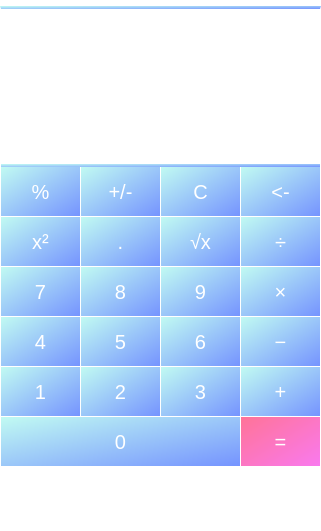
<?xml version="1.0" encoding="UTF-8"?>
<ui version="4.0">
 <class>Calculator</class>
 <widget class="QMainWindow" name="Calculator">
  <property name="enabled">
   <bool>true</bool>
  </property>
  <property name="geometry">
   <rect>
    <x>0</x>
    <y>0</y>
    <width>321</width>
    <height>531</height>
   </rect>
  </property>
  <property name="minimumSize">
   <size>
    <width>0</width>
    <height>0</height>
   </size>
  </property>
  <property name="maximumSize">
   <size>
    <width>321</width>
    <height>531</height>
   </size>
  </property>
  <property name="baseSize">
   <size>
    <width>321</width>
    <height>531</height>
   </size>
  </property>
  <property name="font">
   <font>
    <pointsize>-1</pointsize>
   </font>
  </property>
  <property name="windowTitle">
   <string>Calculator</string>
  </property>
  <property name="autoFillBackground">
   <bool>false</bool>
  </property>
  <property name="styleSheet">
   <string notr="true">background: #ffffff;
border: 1px solid #ffffff;
font-size: 20px;</string>
  </property>
  <widget class="QWidget" name="centralwidget">
   <widget class="QPushButton" name="pushButton_1">
    <property name="geometry">
     <rect>
      <x>0</x>
      <y>360</y>
      <width>81</width>
      <height>51</height>
     </rect>
    </property>
    <property name="font">
     <font>
      <pointsize>-1</pointsize>
     </font>
    </property>
    <property name="styleSheet">
     <string notr="true">color: white;
background: qlineargradient(spread:pad, x1:0, y1:0, x2:1, y2:1, stop:0 rgba(194, 252, 242, 255), stop:1 rgba(116, 146, 255, 255));
</string>
    </property>
    <property name="text">
     <string>1</string>
    </property>
   </widget>
   <widget class="QPushButton" name="pushButton_2">
    <property name="geometry">
     <rect>
      <x>80</x>
      <y>360</y>
      <width>81</width>
      <height>51</height>
     </rect>
    </property>
    <property name="font">
     <font>
      <pointsize>-1</pointsize>
     </font>
    </property>
    <property name="styleSheet">
     <string notr="true">color: white;
background: qlineargradient(spread:pad, x1:0, y1:0, x2:1, y2:1, stop:0 rgba(194, 252, 242, 255), stop:1 rgba(116, 146, 255, 255));
</string>
    </property>
    <property name="text">
     <string>2</string>
    </property>
   </widget>
   <widget class="QPushButton" name="pushButton_3">
    <property name="geometry">
     <rect>
      <x>160</x>
      <y>360</y>
      <width>81</width>
      <height>51</height>
     </rect>
    </property>
    <property name="font">
     <font>
      <pointsize>-1</pointsize>
     </font>
    </property>
    <property name="styleSheet">
     <string notr="true">color: white;
background: qlineargradient(spread:pad, x1:0, y1:0, x2:1, y2:1, stop:0 rgba(194, 252, 242, 255), stop:1 rgba(116, 146, 255, 255));
</string>
    </property>
    <property name="text">
     <string>3</string>
    </property>
   </widget>
   <widget class="QPushButton" name="pushButton_4">
    <property name="geometry">
     <rect>
      <x>0</x>
      <y>310</y>
      <width>81</width>
      <height>51</height>
     </rect>
    </property>
    <property name="font">
     <font>
      <pointsize>-1</pointsize>
     </font>
    </property>
    <property name="styleSheet">
     <string notr="true">color: white;
background: qlineargradient(spread:pad, x1:0, y1:0, x2:1, y2:1, stop:0 rgba(194, 252, 242, 255), stop:1 rgba(116, 146, 255, 255));
</string>
    </property>
    <property name="text">
     <string>4</string>
    </property>
   </widget>
   <widget class="QPushButton" name="pushButton_5">
    <property name="geometry">
     <rect>
      <x>80</x>
      <y>310</y>
      <width>81</width>
      <height>51</height>
     </rect>
    </property>
    <property name="font">
     <font>
      <pointsize>-1</pointsize>
     </font>
    </property>
    <property name="styleSheet">
     <string notr="true">color: white;
background: qlineargradient(spread:pad, x1:0, y1:0, x2:1, y2:1, stop:0 rgba(194, 252, 242, 255), stop:1 rgba(116, 146, 255, 255));
</string>
    </property>
    <property name="text">
     <string>5</string>
    </property>
   </widget>
   <widget class="QPushButton" name="pushButton_6">
    <property name="geometry">
     <rect>
      <x>160</x>
      <y>310</y>
      <width>81</width>
      <height>51</height>
     </rect>
    </property>
    <property name="font">
     <font>
      <pointsize>-1</pointsize>
     </font>
    </property>
    <property name="styleSheet">
     <string notr="true">color: white;
background: qlineargradient(spread:pad, x1:0, y1:0, x2:1, y2:1, stop:0 rgba(194, 252, 242, 255), stop:1 rgba(116, 146, 255, 255));
</string>
    </property>
    <property name="text">
     <string>6</string>
    </property>
   </widget>
   <widget class="QPushButton" name="pushButton_7">
    <property name="geometry">
     <rect>
      <x>0</x>
      <y>260</y>
      <width>81</width>
      <height>51</height>
     </rect>
    </property>
    <property name="font">
     <font>
      <pointsize>-1</pointsize>
     </font>
    </property>
    <property name="styleSheet">
     <string notr="true">color: white;
background: qlineargradient(spread:pad, x1:0, y1:0, x2:1, y2:1, stop:0 rgba(194, 252, 242, 255), stop:1 rgba(116, 146, 255, 255));
</string>
    </property>
    <property name="text">
     <string>7</string>
    </property>
   </widget>
   <widget class="QPushButton" name="pushButton_8">
    <property name="geometry">
     <rect>
      <x>80</x>
      <y>260</y>
      <width>81</width>
      <height>51</height>
     </rect>
    </property>
    <property name="font">
     <font>
      <pointsize>-1</pointsize>
     </font>
    </property>
    <property name="styleSheet">
     <string notr="true">color: white;
background: qlineargradient(spread:pad, x1:0, y1:0, x2:1, y2:1, stop:0 rgba(194, 252, 242, 255), stop:1 rgba(116, 146, 255, 255));
</string>
    </property>
    <property name="text">
     <string>8</string>
    </property>
   </widget>
   <widget class="QPushButton" name="pushButton_9">
    <property name="geometry">
     <rect>
      <x>160</x>
      <y>260</y>
      <width>81</width>
      <height>51</height>
     </rect>
    </property>
    <property name="font">
     <font>
      <pointsize>-1</pointsize>
     </font>
    </property>
    <property name="styleSheet">
     <string notr="true">color: white;
background: qlineargradient(spread:pad, x1:0, y1:0, x2:1, y2:1, stop:0 rgba(194, 252, 242, 255), stop:1 rgba(116, 146, 255, 255));
</string>
    </property>
    <property name="text">
     <string>9</string>
    </property>
   </widget>
   <widget class="QPushButton" name="pushButton_xInCube">
    <property name="geometry">
     <rect>
      <x>0</x>
      <y>210</y>
      <width>81</width>
      <height>51</height>
     </rect>
    </property>
    <property name="styleSheet">
     <string notr="true">color: white;
background: qlineargradient(spread:pad, x1:0, y1:0, x2:1, y2:1, stop:0 rgba(194, 252, 242, 255), stop:1 rgba(116, 146, 255, 255));
</string>
    </property>
    <property name="text">
     <string>x²</string>
    </property>
   </widget>
   <widget class="QPushButton" name="pushButton_sqrtX">
    <property name="geometry">
     <rect>
      <x>160</x>
      <y>210</y>
      <width>81</width>
      <height>51</height>
     </rect>
    </property>
    <property name="styleSheet">
     <string notr="true">color: white;
background: qlineargradient(spread:pad, x1:0, y1:0, x2:1, y2:1, stop:0 rgba(194, 252, 242, 255), stop:1 rgba(116, 146, 255, 255));
</string>
    </property>
    <property name="text">
     <string>√x</string>
    </property>
   </widget>
   <widget class="QPushButton" name="pushButton_percent">
    <property name="geometry">
     <rect>
      <x>0</x>
      <y>160</y>
      <width>81</width>
      <height>51</height>
     </rect>
    </property>
    <property name="styleSheet">
     <string notr="true">color: white;
background: qlineargradient(spread:pad, x1:0, y1:0, x2:1, y2:1, stop:0 rgba(194, 252, 242, 255), stop:1 rgba(116, 146, 255, 255));
</string>
    </property>
    <property name="text">
     <string>%</string>
    </property>
   </widget>
   <widget class="QPushButton" name="pushButton_plus_minus">
    <property name="geometry">
     <rect>
      <x>80</x>
      <y>160</y>
      <width>81</width>
      <height>51</height>
     </rect>
    </property>
    <property name="styleSheet">
     <string notr="true">color: white;
background: qlineargradient(spread:pad, x1:0, y1:0, x2:1, y2:1, stop:0 rgba(194, 252, 242, 255), stop:1 rgba(116, 146, 255, 255));
</string>
    </property>
    <property name="text">
     <string>+/-</string>
    </property>
   </widget>
   <widget class="QPushButton" name="pushButton_clearAll">
    <property name="geometry">
     <rect>
      <x>160</x>
      <y>160</y>
      <width>81</width>
      <height>51</height>
     </rect>
    </property>
    <property name="styleSheet">
     <string notr="true">color: white;
background: qlineargradient(spread:pad, x1:0, y1:0, x2:1, y2:1, stop:0 rgba(194, 252, 242, 255), stop:1 rgba(116, 146, 255, 255));
</string>
    </property>
    <property name="text">
     <string>C</string>
    </property>
   </widget>
   <widget class="QPushButton" name="pushButton_division">
    <property name="geometry">
     <rect>
      <x>240</x>
      <y>210</y>
      <width>81</width>
      <height>51</height>
     </rect>
    </property>
    <property name="styleSheet">
     <string notr="true">color: white;
background: qlineargradient(spread:pad, x1:0, y1:0, x2:1, y2:1, stop:0 rgba(194, 252, 242, 255), stop:1 rgba(116, 146, 255, 255));
</string>
    </property>
    <property name="text">
     <string>÷</string>
    </property>
   </widget>
   <widget class="QPushButton" name="pushButton_multiplication">
    <property name="enabled">
     <bool>true</bool>
    </property>
    <property name="geometry">
     <rect>
      <x>240</x>
      <y>260</y>
      <width>81</width>
      <height>51</height>
     </rect>
    </property>
    <property name="font">
     <font>
      <pointsize>-1</pointsize>
     </font>
    </property>
    <property name="styleSheet">
     <string notr="true">color: white;
background: qlineargradient(spread:pad, x1:0, y1:0, x2:1, y2:1, stop:0 rgba(194, 252, 242, 255), stop:1 rgba(116, 146, 255, 255));
</string>
    </property>
    <property name="text">
     <string>×</string>
    </property>
   </widget>
   <widget class="QPushButton" name="pushButton_clearLast">
    <property name="geometry">
     <rect>
      <x>240</x>
      <y>160</y>
      <width>81</width>
      <height>51</height>
     </rect>
    </property>
    <property name="styleSheet">
     <string notr="true">color: white;
background: qlineargradient(spread:pad, x1:0, y1:0, x2:1, y2:1, stop:0 rgba(194, 252, 242, 255), stop:1 rgba(116, 146, 255, 255));
</string>
    </property>
    <property name="text">
     <string>&lt;-</string>
    </property>
   </widget>
   <widget class="QPushButton" name="pushButton_plus">
    <property name="geometry">
     <rect>
      <x>240</x>
      <y>360</y>
      <width>81</width>
      <height>51</height>
     </rect>
    </property>
    <property name="font">
     <font>
      <pointsize>-1</pointsize>
     </font>
    </property>
    <property name="styleSheet">
     <string notr="true">color: white;
background: qlineargradient(spread:pad, x1:0, y1:0, x2:1, y2:1, stop:0 rgba(194, 252, 242, 255), stop:1 rgba(116, 146, 255, 255));
</string>
    </property>
    <property name="text">
     <string>+</string>
    </property>
   </widget>
   <widget class="QPushButton" name="pushButton_minus">
    <property name="geometry">
     <rect>
      <x>240</x>
      <y>310</y>
      <width>81</width>
      <height>51</height>
     </rect>
    </property>
    <property name="font">
     <font>
      <pointsize>-1</pointsize>
     </font>
    </property>
    <property name="styleSheet">
     <string notr="true">color: white;
background: qlineargradient(spread:pad, x1:0, y1:0, x2:1, y2:1, stop:0 rgba(194, 252, 242, 255), stop:1 rgba(116, 146, 255, 255));
</string>
    </property>
    <property name="text">
     <string>−</string>
    </property>
   </widget>
   <widget class="QPushButton" name="pushButton_0">
    <property name="geometry">
     <rect>
      <x>0</x>
      <y>410</y>
      <width>241</width>
      <height>51</height>
     </rect>
    </property>
    <property name="font">
     <font>
      <pointsize>-1</pointsize>
     </font>
    </property>
    <property name="styleSheet">
     <string notr="true">color: white;
background: qlineargradient(spread:pad, x1:0, y1:0, x2:1, y2:1, stop:0 rgba(194, 252, 242, 255), stop:1 rgba(116, 146, 255, 255));
</string>
    </property>
    <property name="text">
     <string>0</string>
    </property>
   </widget>
   <widget class="QPushButton" name="pushButton_equalSign">
    <property name="geometry">
     <rect>
      <x>240</x>
      <y>410</y>
      <width>81</width>
      <height>51</height>
     </rect>
    </property>
    <property name="font">
     <font>
      <pointsize>-1</pointsize>
     </font>
    </property>
    <property name="styleSheet">
     <string notr="true">color: white;
background: qlineargradient(spread:pad, x1:0, y1:0, x2:1, y2:1, stop:0 rgba(255, 115, 150, 255), stop:1 rgba(249, 122, 240, 255));
</string>
    </property>
    <property name="text">
     <string>=</string>
    </property>
   </widget>
   <widget class="QPushButton" name="pushButton_dot">
    <property name="geometry">
     <rect>
      <x>80</x>
      <y>210</y>
      <width>81</width>
      <height>51</height>
     </rect>
    </property>
    <property name="font">
     <font>
      <pointsize>-1</pointsize>
     </font>
    </property>
    <property name="styleSheet">
     <string notr="true">color: white;
background: qlineargradient(spread:pad, x1:0, y1:0, x2:1, y2:1, stop:0 rgba(194, 252, 242, 255), stop:1 rgba(116, 146, 255, 255));
</string>
    </property>
    <property name="text">
     <string>.</string>
    </property>
   </widget>
   <widget class="QLabel" name="showResult">
    <property name="geometry">
     <rect>
      <x>0</x>
      <y>0</y>
      <width>321</width>
      <height>161</height>
     </rect>
    </property>
    <property name="styleSheet">
     <string notr="true">border-top: 3px solid qlineargradient(spread:pad, x1:0, y1:0, x2:1, y2:1, stop:0 rgba(194, 252, 242, 255), stop:1 rgba(116, 146, 255, 255));
border-bottom: 3px solid qlineargradient(spread:pad, x1:0, y1:0, x2:1, y2:1, stop:0 rgba(194, 252, 242, 255), stop:1 rgba(116, 146, 255, 255));
text-align: right;
font-size: 36px;</string>
    </property>
    <property name="text">
     <string/>
    </property>
   </widget>
   <widget class="QLabel" name="ShowInput">
    <property name="geometry">
     <rect>
      <x>0</x>
      <y>20</y>
      <width>321</width>
      <height>25</height>
     </rect>
    </property>
    <property name="maximumSize">
     <size>
      <width>16777215</width>
      <height>300</height>
     </size>
    </property>
    <property name="baseSize">
     <size>
      <width>0</width>
      <height>300</height>
     </size>
    </property>
    <property name="font">
     <font>
      <pointsize>-1</pointsize>
     </font>
    </property>
    <property name="styleSheet">
     <string notr="true">font-size: 16px; padding: 4px;</string>
    </property>
    <property name="text">
     <string/>
    </property>
   </widget>
  </widget>
  <widget class="QMenuBar" name="menubar">
   <property name="geometry">
    <rect>
     <x>0</x>
     <y>0</y>
     <width>321</width>
     <height>36</height>
    </rect>
   </property>
   <widget class="QMenu" name="menu">
    <property name="title">
     <string/>
    </property>
   </widget>
   <widget class="QMenu" name="menu_2">
    <property name="title">
     <string/>
    </property>
   </widget>
   <addaction name="menu"/>
   <addaction name="menu_2"/>
  </widget>
  <widget class="QStatusBar" name="statusbar"/>
 </widget>
 <resources/>
 <connections/>
</ui>
